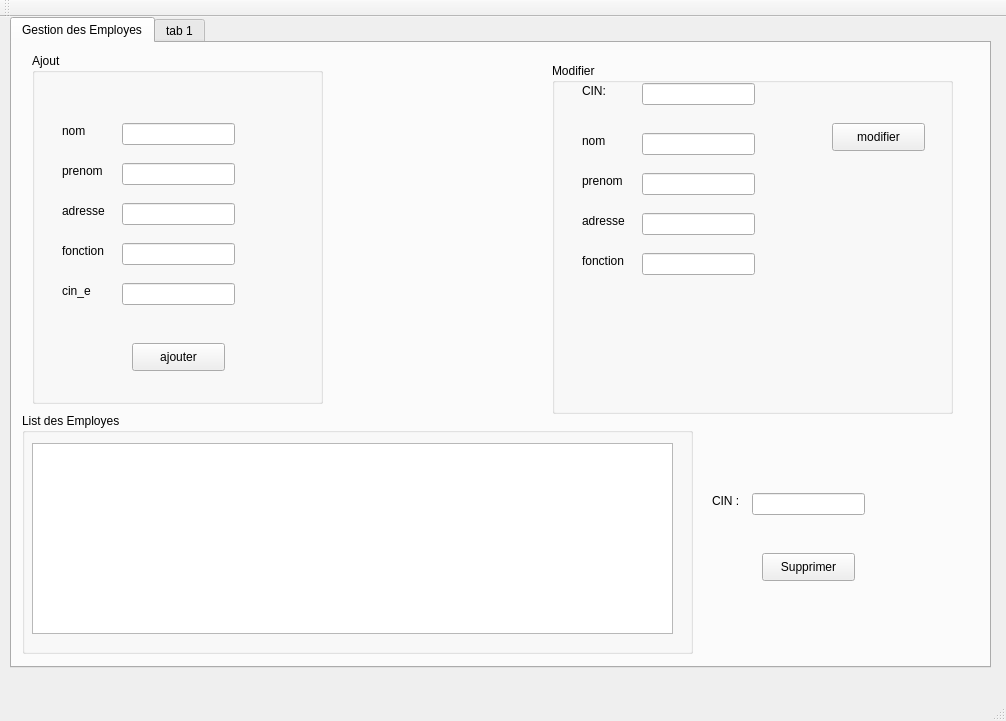
<?xml version="1.0" encoding="UTF-8"?>
<ui version="4.0">
 <class>MainWindow</class>
 <widget class="QMainWindow" name="MainWindow">
  <property name="geometry">
   <rect>
    <x>0</x>
    <y>0</y>
    <width>1006</width>
    <height>721</height>
   </rect>
  </property>
  <property name="windowTitle">
   <string>Employes</string>
  </property>
  <widget class="QWidget" name="centralWidget">
   <widget class="QTabWidget" name="tabWidget">
    <property name="geometry">
     <rect>
      <x>10</x>
      <y>0</y>
      <width>981</width>
      <height>651</height>
     </rect>
    </property>
    <property name="currentIndex">
     <number>0</number>
    </property>
    <widget class="QWidget" name="tab_2">
     <attribute name="title">
      <string>Gestion des Employes</string>
     </attribute>
     <widget class="QGroupBox" name="groupBox">
      <property name="geometry">
       <rect>
        <x>20</x>
        <y>10</y>
        <width>291</width>
        <height>351</height>
       </rect>
      </property>
      <property name="title">
       <string>Ajout</string>
      </property>
      <widget class="QLabel" name="label">
       <property name="geometry">
        <rect>
         <x>30</x>
         <y>70</y>
         <width>56</width>
         <height>16</height>
        </rect>
       </property>
       <property name="text">
        <string>nom</string>
       </property>
      </widget>
      <widget class="QLabel" name="label_2">
       <property name="geometry">
        <rect>
         <x>30</x>
         <y>110</y>
         <width>56</width>
         <height>16</height>
        </rect>
       </property>
       <property name="text">
        <string>prenom</string>
       </property>
      </widget>
      <widget class="QLabel" name="label_3">
       <property name="geometry">
        <rect>
         <x>30</x>
         <y>150</y>
         <width>56</width>
         <height>16</height>
        </rect>
       </property>
       <property name="text">
        <string>adresse</string>
       </property>
      </widget>
      <widget class="QLabel" name="label_4">
       <property name="geometry">
        <rect>
         <x>30</x>
         <y>190</y>
         <width>56</width>
         <height>16</height>
        </rect>
       </property>
       <property name="text">
        <string>fonction</string>
       </property>
      </widget>
      <widget class="QLabel" name="label_5">
       <property name="geometry">
        <rect>
         <x>30</x>
         <y>230</y>
         <width>56</width>
         <height>16</height>
        </rect>
       </property>
       <property name="text">
        <string>cin_e</string>
       </property>
      </widget>
      <widget class="QLineEdit" name="le_nom">
       <property name="geometry">
        <rect>
         <x>90</x>
         <y>70</y>
         <width>113</width>
         <height>22</height>
        </rect>
       </property>
      </widget>
      <widget class="QLineEdit" name="le_prenom">
       <property name="geometry">
        <rect>
         <x>90</x>
         <y>110</y>
         <width>113</width>
         <height>22</height>
        </rect>
       </property>
      </widget>
      <widget class="QLineEdit" name="l_adresse">
       <property name="geometry">
        <rect>
         <x>90</x>
         <y>150</y>
         <width>113</width>
         <height>22</height>
        </rect>
       </property>
      </widget>
      <widget class="QLineEdit" name="la_fonction">
       <property name="geometry">
        <rect>
         <x>90</x>
         <y>190</y>
         <width>113</width>
         <height>22</height>
        </rect>
       </property>
      </widget>
      <widget class="QLineEdit" name="le_cin_e">
       <property name="geometry">
        <rect>
         <x>90</x>
         <y>230</y>
         <width>113</width>
         <height>22</height>
        </rect>
       </property>
      </widget>
      <widget class="QPushButton" name="pushButton">
       <property name="geometry">
        <rect>
         <x>100</x>
         <y>290</y>
         <width>93</width>
         <height>28</height>
        </rect>
       </property>
       <property name="text">
        <string>ajouter</string>
       </property>
      </widget>
     </widget>
     <widget class="QGroupBox" name="groupBox_2">
      <property name="geometry">
       <rect>
        <x>10</x>
        <y>370</y>
        <width>671</width>
        <height>241</height>
       </rect>
      </property>
      <property name="title">
       <string>List des Employes</string>
      </property>
      <widget class="QTableView" name="tab_Employes">
       <property name="geometry">
        <rect>
         <x>10</x>
         <y>30</y>
         <width>641</width>
         <height>191</height>
        </rect>
       </property>
      </widget>
     </widget>
     <widget class="QLineEdit" name="le_cin_supp">
      <property name="geometry">
       <rect>
        <x>740</x>
        <y>450</y>
        <width>113</width>
        <height>22</height>
       </rect>
      </property>
     </widget>
     <widget class="QLabel" name="label_6">
      <property name="geometry">
       <rect>
        <x>700</x>
        <y>450</y>
        <width>31</width>
        <height>16</height>
       </rect>
      </property>
      <property name="text">
       <string>CIN :</string>
      </property>
     </widget>
     <widget class="QPushButton" name="SupprimerButton">
      <property name="geometry">
       <rect>
        <x>750</x>
        <y>510</y>
        <width>93</width>
        <height>28</height>
       </rect>
      </property>
      <property name="text">
       <string>Supprimer</string>
      </property>
     </widget>
     <widget class="QGroupBox" name="groupBox_3">
      <property name="geometry">
       <rect>
        <x>540</x>
        <y>20</y>
        <width>401</width>
        <height>351</height>
       </rect>
      </property>
      <property name="title">
       <string>Modifier </string>
      </property>
      <widget class="QLabel" name="label_7">
       <property name="geometry">
        <rect>
         <x>30</x>
         <y>70</y>
         <width>56</width>
         <height>16</height>
        </rect>
       </property>
       <property name="text">
        <string>nom</string>
       </property>
      </widget>
      <widget class="QLabel" name="label_8">
       <property name="geometry">
        <rect>
         <x>30</x>
         <y>110</y>
         <width>56</width>
         <height>16</height>
        </rect>
       </property>
       <property name="text">
        <string>prenom</string>
       </property>
      </widget>
      <widget class="QLabel" name="label_9">
       <property name="geometry">
        <rect>
         <x>30</x>
         <y>150</y>
         <width>56</width>
         <height>16</height>
        </rect>
       </property>
       <property name="text">
        <string>adresse</string>
       </property>
      </widget>
      <widget class="QLabel" name="label_10">
       <property name="geometry">
        <rect>
         <x>30</x>
         <y>190</y>
         <width>56</width>
         <height>16</height>
        </rect>
       </property>
       <property name="text">
        <string>fonction</string>
       </property>
      </widget>
      <widget class="QLabel" name="label_11">
       <property name="geometry">
        <rect>
         <x>30</x>
         <y>20</y>
         <width>31</width>
         <height>16</height>
        </rect>
       </property>
       <property name="text">
        <string>CIN: </string>
       </property>
      </widget>
      <widget class="QLineEdit" name="le_nom_2">
       <property name="geometry">
        <rect>
         <x>90</x>
         <y>70</y>
         <width>113</width>
         <height>22</height>
        </rect>
       </property>
      </widget>
      <widget class="QLineEdit" name="le_prenom_2">
       <property name="geometry">
        <rect>
         <x>90</x>
         <y>110</y>
         <width>113</width>
         <height>22</height>
        </rect>
       </property>
      </widget>
      <widget class="QLineEdit" name="l_adresse_2">
       <property name="geometry">
        <rect>
         <x>90</x>
         <y>150</y>
         <width>113</width>
         <height>22</height>
        </rect>
       </property>
      </widget>
      <widget class="QLineEdit" name="la_fonction_2">
       <property name="geometry">
        <rect>
         <x>90</x>
         <y>190</y>
         <width>113</width>
         <height>22</height>
        </rect>
       </property>
      </widget>
      <widget class="QLineEdit" name="le_cin_e_2">
       <property name="geometry">
        <rect>
         <x>90</x>
         <y>20</y>
         <width>113</width>
         <height>22</height>
        </rect>
       </property>
      </widget>
      <widget class="QPushButton" name="ButtonModification">
       <property name="geometry">
        <rect>
         <x>280</x>
         <y>60</y>
         <width>93</width>
         <height>28</height>
        </rect>
       </property>
       <property name="text">
        <string>modifier</string>
       </property>
      </widget>
     </widget>
    </widget>
    <widget class="QWidget" name="tab">
     <attribute name="title">
      <string>tab 1</string>
     </attribute>
    </widget>
   </widget>
  </widget>
  <widget class="QMenuBar" name="menuBar">
   <property name="geometry">
    <rect>
     <x>0</x>
     <y>0</y>
     <width>1006</width>
     <height>26</height>
    </rect>
   </property>
  </widget>
  <widget class="QToolBar" name="mainToolBar">
   <attribute name="toolBarArea">
    <enum>TopToolBarArea</enum>
   </attribute>
   <attribute name="toolBarBreak">
    <bool>false</bool>
   </attribute>
  </widget>
  <widget class="QStatusBar" name="statusBar"/>
 </widget>
 <layoutdefault spacing="6" margin="11"/>
 <resources/>
 <connections/>
</ui>
